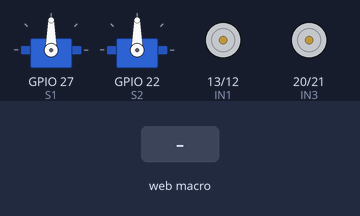
Bench run of a program on a simulated Raspberry Pi (BCM pin numbers). Shown: 2 × servo, motor-driver pin pairs drawn as motors (green arrow = first pin HIGH = forward, orange = second pin HIGH = backward, longer = more drive, scaled by the enable pin). The test bench sets the inputs (shaded band). The WebIOPi server calls setup() once and loop() repeatedly; servo angles are drawn from the pulse width (0.5 ms = 0°, 2.5 ms = 180°).

Above: at 1.2 s.
1.3 s: macro set_servo1 called from the web page (any arguments are "1")
At 1.9 s:
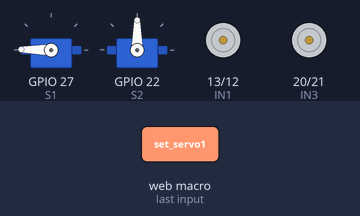
2.8 s: macro set_servo2 called from the web page (any arguments are "1")
At 4.0 s:
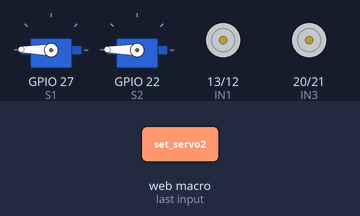
4.3 s: macro go_forward called from the web page (any arguments are "1")
At 5.4 s:
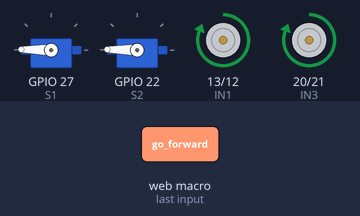
5.8 s: macro go_backward called from the web page (any arguments are "1")
At 6.5 s:
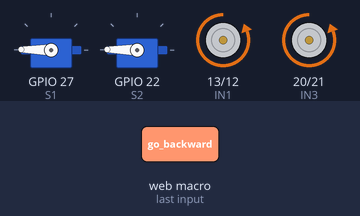
7.3 s: macro turn_left called from the web page (any arguments are "1")
At 7.6 s:
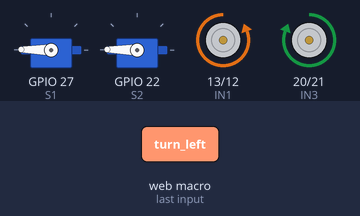
8.8 s: macro turn_right called from the web page (any arguments are "1")
At 10.0 s:
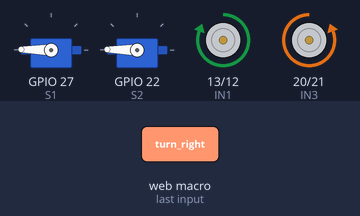
Timing chart, 0 to 11.3 s (numbered marks = the images above; inputs shaded):
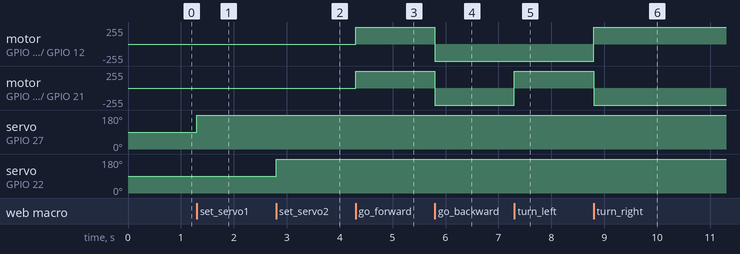

Measured:
- after the input at 1.3 s, servo on GPIO 27 (S1): 90° → 179° at once
- after the input at 2.8 s, servo on GPIO 22 (S2): 90° → 179° at once
- after the input at 4.3 s, motor on GPIO 13 (IN1) / GPIO 12 (IN2), motor on GPIO 20 (IN3) / GPIO 21 (IN4): stopped → forward 255/255 at once
- after the input at 5.8 s, motor on GPIO 13 (IN1) / GPIO 12 (IN2), motor on GPIO 20 (IN3) / GPIO 21 (IN4): forward 255/255 → backward 255/255 at once
- after the input at 7.3 s, motor on GPIO 20 (IN3) / GPIO 21 (IN4): backward 255/255 → forward 255/255 at once
- after the input at 8.8 s, motor on GPIO 13 (IN1) / GPIO 12 (IN2): backward 255/255 → forward 255/255 at once; motor on GPIO 20 (IN3) / GPIO 21 (IN4): forward 255/255 → backward 255/255 at once

The program:

Alphabot.py
```python
# This veENBion uses new-style automatic setup/destroy/mapping
# Need to change /etc/webiopi

# Imports
import webiopi
import RPi.GPIO as GPIO
import time

# -------------------------------------------------- #
# Constants definition                               #
# -------------------------------------------------- #

# Left motor GPIOs
IN1=13 # H-Bridge 1
IN2=12 # H-Bridge 2
ENA=6 # H-Bridge 1,2EN

# Right motor GPIOs
IN3=20 # H-Bridge 3
IN4=21 # H-Bridge 4
ENB=26 # H-Bridge 3,4EN

# Servo GPIOs
S1=27
S2=22

# Setup GPIOs
GPIO.setmode(GPIO.BCM)
GPIO.setwarnings(False)
GPIO.setup(ENA, GPIO.OUT)
GPIO.setup(IN1, GPIO.OUT)
GPIO.setup(IN2, GPIO.OUT)

GPIO.setup(ENB, GPIO.OUT)
GPIO.setup(IN3, GPIO.OUT)
GPIO.setup(IN4, GPIO.OUT)

GPIO.setup(S1, GPIO.OUT)
GPIO.setup(S2, GPIO.OUT)

# set software PWM
PENA  = GPIO.PWM(ENA,50)
PENA.start(100)
PENB  = GPIO.PWM(ENB,50)
PENB.start(100)
PS1 = GPIO.PWM(S1,50)
PS1.start(50)
PS2 = GPIO.PWM(S2,50)
PS2.start(50)


# -------------------------------------------------- #
# Macro definition part                              #
# -------------------------------------------------- #
@webiopi.macro
def set_speed(speed):
	PENA.ChangeDutyCycle(float(speed))
	PENB.ChangeDutyCycle(float(speed))

@webiopi.macro
def set_servo1(angle):
	PS1.ChangeDutyCycle(12.5 - 10.0 * float(angle) / 180)

@webiopi.macro
def set_servo2(angle):
	PS2.ChangeDutyCycle(12.5 - 10.0 * float(angle) / 180)

@webiopi.macro
def go_forward():
    GPIO.output(IN1, GPIO.HIGH)
    GPIO.output(IN2, GPIO.LOW)
    GPIO.output(IN3, GPIO.HIGH)
    GPIO.output(IN4, GPIO.LOW)

@webiopi.macro
def go_backward():
    GPIO.output(IN1, GPIO.LOW)
    GPIO.output(IN2, GPIO.HIGH)
    GPIO.output(IN3, GPIO.LOW)
    GPIO.output(IN4, GPIO.HIGH)

@webiopi.macro
def turn_left():
    GPIO.output(IN1, GPIO.LOW)
    GPIO.output(IN2, GPIO.HIGH)
    GPIO.output(IN3, GPIO.HIGH)
    GPIO.output(IN4, GPIO.LOW)

@webiopi.macro
def turn_right():
    GPIO.output(IN1, GPIO.HIGH)
    GPIO.output(IN2, GPIO.LOW)
    GPIO.output(IN3, GPIO.LOW)
    GPIO.output(IN4, GPIO.HIGH)

@webiopi.macro
def stop():
    GPIO.output(IN1, GPIO.LOW)
    GPIO.output(IN2, GPIO.LOW)
    GPIO.output(IN3, GPIO.LOW)
    GPIO.output(IN4, GPIO.LOW)

# Called by WebIOPi at script loading
def setup():
    # Setup GPIOs
    GPIO.setup(IN1, GPIO.OUT)
    GPIO.setup(IN2, GPIO.OUT)
    GPIO.setup(IN3, GPIO.OUT)
    GPIO.setup(IN4, GPIO.OUT)
    set_servo1(90)
    set_servo2(90)


# Called by WebIOPi at server shutdown
def destroy():
    # Reset GPIO functions

    GPIO.setup(IN1, GPIO.IN)
    GPIO.setup(IN2, GPIO.IN)
    GPIO.setup(IN3, GPIO.IN)
    GPIO.setup(IN4, GPIO.IN)
    GPIO.setup(ENA, GPIO.IN)
    GPIO.setup(ENB, GPIO.IN)
```
